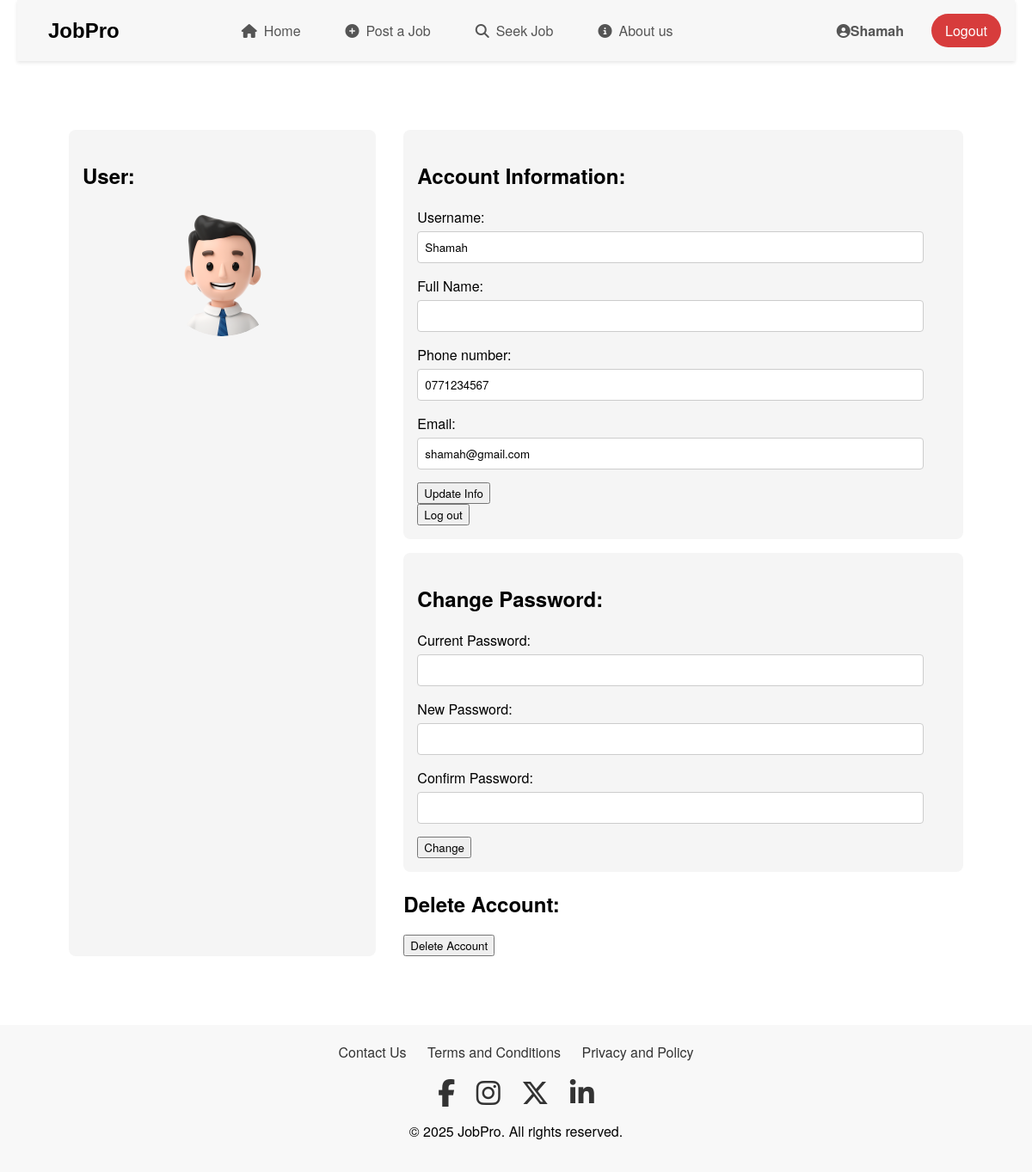
The app's page /pages/account.php (signed in) with its own data.
### tables this page shows
CREATE TABLE `user` (
  `user_id` int(11) NOT NULL,
  `username` varchar(255) NOT NULL,
  `email` varchar(255) NOT NULL,
  `password` varchar(255) NOT NULL,
  `phone_number` varchar(20) DEFAULT NULL,
  `account_type` enum('personal','company') NOT NULL,
  `profile_image` varchar(255) DEFAULT NULL,
  `created_at` timestamp NOT NULL DEFAULT current_timestamp()
);

### includes/functions.php (called while the page is built, shortened)
<?php
include 'dbconnect.php';
function getPersonData($userId) {
    global $mysqli;
    $stmt = $mysqli->prepare("SELECT * FROM person WHERE user_id = ?");
    $stmt->bind_param("i", $userId);
    $stmt->execute();
    $result = $stmt->get_result();
    return $result->fetch_assoc();
}
function getUserData($userId) {
    global $mysqli;
    $stmt = $mysqli->prepare("
        SELECT * FROM user WHERE user_id = ?
    ");
    $stmt->bind_param('i', $userId);
    $stmt->execute();
    $result = $stmt->get_result();
    $userData = $result->fetch_assoc();
    return $userData;
}

### pages/account.php (the view, shortened to what this page needs)
<?php
include '../includes/header.php';
include '../includes/functions.php';
$userId = $_SESSION['user_id'];
$userData = getUserData($userId);
$personData = getPersonData($userId);
?>
<div class="container user-account-page">
    <div class="user-profile">
        <h2>User:</h2>
        <div class="profile-image">
            <img src="/jobpro/assets/images/default-avatar.png" alt="User Avatar">
        </div>
    </div>
    <div class="account-info-section">
        <div class="account-info">
            <h2>Account Information:</h2>
            <form action="/jobpro/api/update_account.php" method="POST">
                <div class="form-group">
                    <label for="username">Username:</label>
                    <input type="text" id="username" name="username" value="<?php echo htmlspecialchars($userData['username']); ?>" readonly>
                </div>
                <?php if($_SESSION['account_type'] == 'personal') : ?>
                <div class="form-group">
                    <label for="full_name">Full Name:</label>
                    <input type="text" id="full_name" name="full_name" value="<?php echo htmlspecialchars($personData['full_name']); ?>" readonly>
                </div>
                <?php endif; ?>
                <div class="form-group">
                    <label for="phone">Phone number:</label>
                    <input type="tel" id="phone" name="phone" value="<?php echo htmlspecialchars($userData['phone_number']); ?>">
                </div>
                <div class="form-group">
                    <label for="email">Email:</label>
                    <input type="email" id="email" name="email" value="<?php echo htmlspecialchars($userData['email']); ?>">
                </div>
                <button type="submit" name="update_info" class="btn-primary">Update Info</button>
            </form>
            <form action="logout.php" method="POST">
                <button type="submit" class="btn-secondary">Log out</button>
            </form>
        </div>
        <div class="change-password">
            <h2>Change Password:</h2>
            <form action="/jobpro/api/change_password.php" method="POST">
                <div class="form-group">
                    <label for="current_password">Current Password:</label>
                    <input type="password" id="current_password" name="current_password" required>
                </div>
                <div class="form-group">
                    <label for="new_password">New Password:</label>
                    <input type="password" id="new_password" name="new_password" required>
                </div>
                <div class="form-group">
                    <label for="confirm_password">Confirm Password:</label>
                    <input type="password" id="confirm_password" name="confirm_password" required>
                </div>
                <button type="submit" name="change_password" class="btn-primary">Change</button>
            </form>
        </div>
         <div class="delete-account">
            <h2>Delete Account:</h2>
            <form action="/jobpro/api/delete_account.php" method="POST">
                <button type="submit" name="delete_account" class="btn-danger">Delete Account</button>
            </form>
         </div>
    </div>
</div>
<?php include '../includes/footer.php'; ?>

### assets/css/styles.css (style rules this page uses)
body { font-family: 'Helvetica Neue', sans-serif; margin: 0; padding: 0; }
* { font-family: 'Helvetica Neue', sans-serif; }

### assets/css/style.css (style rules this page uses)
.form-group { margin-bottom: 15px; }
.form-group label { display: block; margin-bottom: 5px; }
.form-group input, .form-group select { width: 100%; padding: 8px; border: 1px solid #ddd; border-radius: 4px; }
.profile-image { grid-column: 2; grid-row: 1 / span 3; text-align: center; }
.profile-image img { width: 150px; height: 150px; object-fit: cover; border-radius: 50%; }
.form-group input { width: 100%; padding: 8px; border: 1px solid #ddd; border-radius: 4px; }
.user-account-page { display: flex; gap: 2rem; }
.user-profile { flex: 1; background-color: #f5f5f5; padding: 1rem; border-radius: 8px; }
.profile-image { width: 150px; height: 150px; border-radius: 50%; overflow: hidden; margin: 0 auto 1rem; }
.profile-image img { width: 100%; height: 100%; object-fit: cover; }
.account-info-section { flex: 2; }
.account-info, .change-password { background-color: #f5f5f5; padding: 1rem; border-radius: 8px; margin-bottom: 1rem; }
.form-group { flex: 0 0 48%; }
.form-group input, .form-group select, .form-group textarea { width: 100%; padding: 8px; border: 1px solid #ccc; border-radius: 4px; }

### assets/css/account.css (style rules this page uses)
.user-account-page { display: flex; margin: 5rem; }
.form-group { margin-right: 3rem; }

### records on screen
user: username "Shamah", phone "0771234567", email "shamah@gmail.com"

### other values on screen
$_SESSION['username'] "Shamah"
